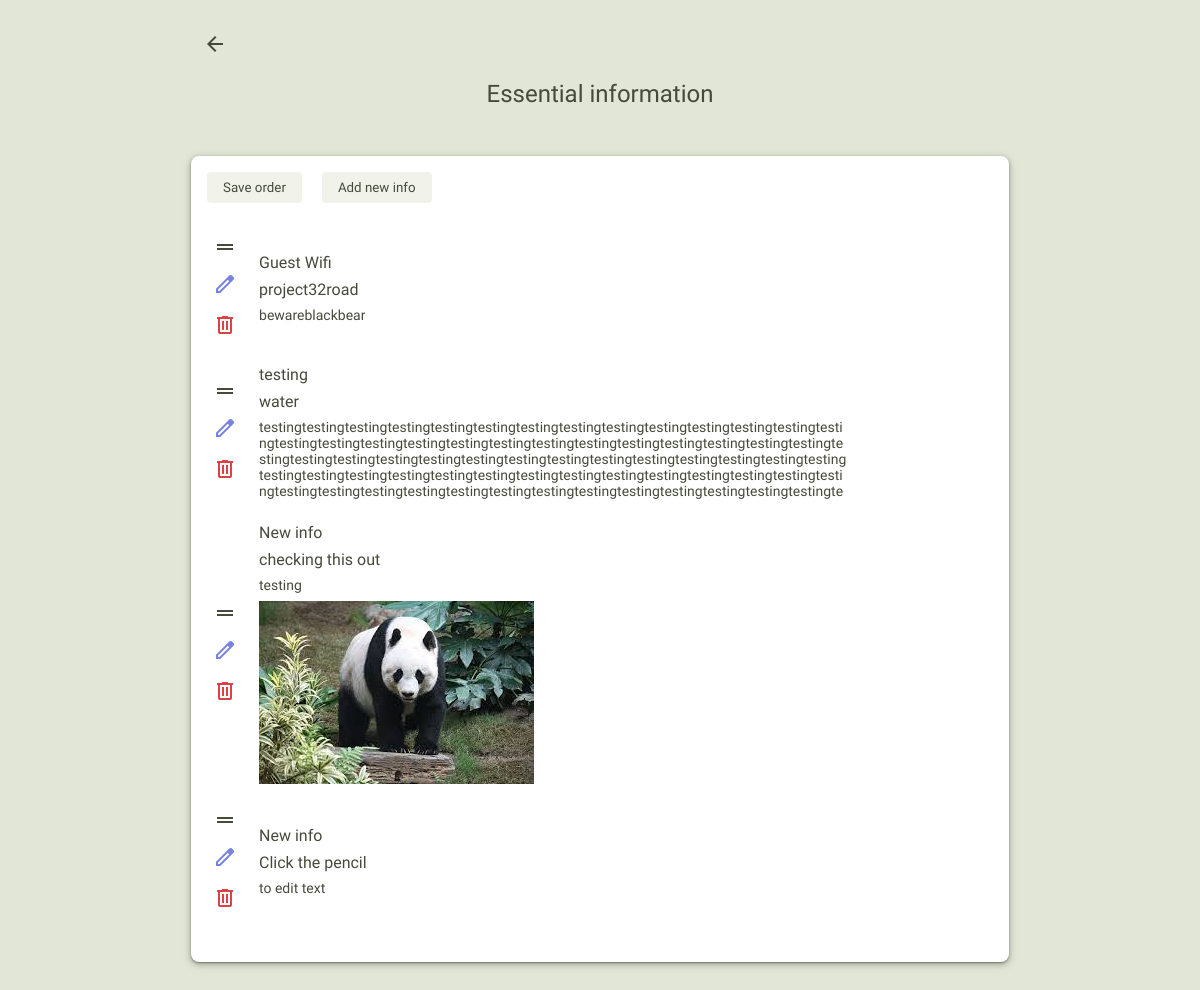
Page /information_admin on the earlier database version.
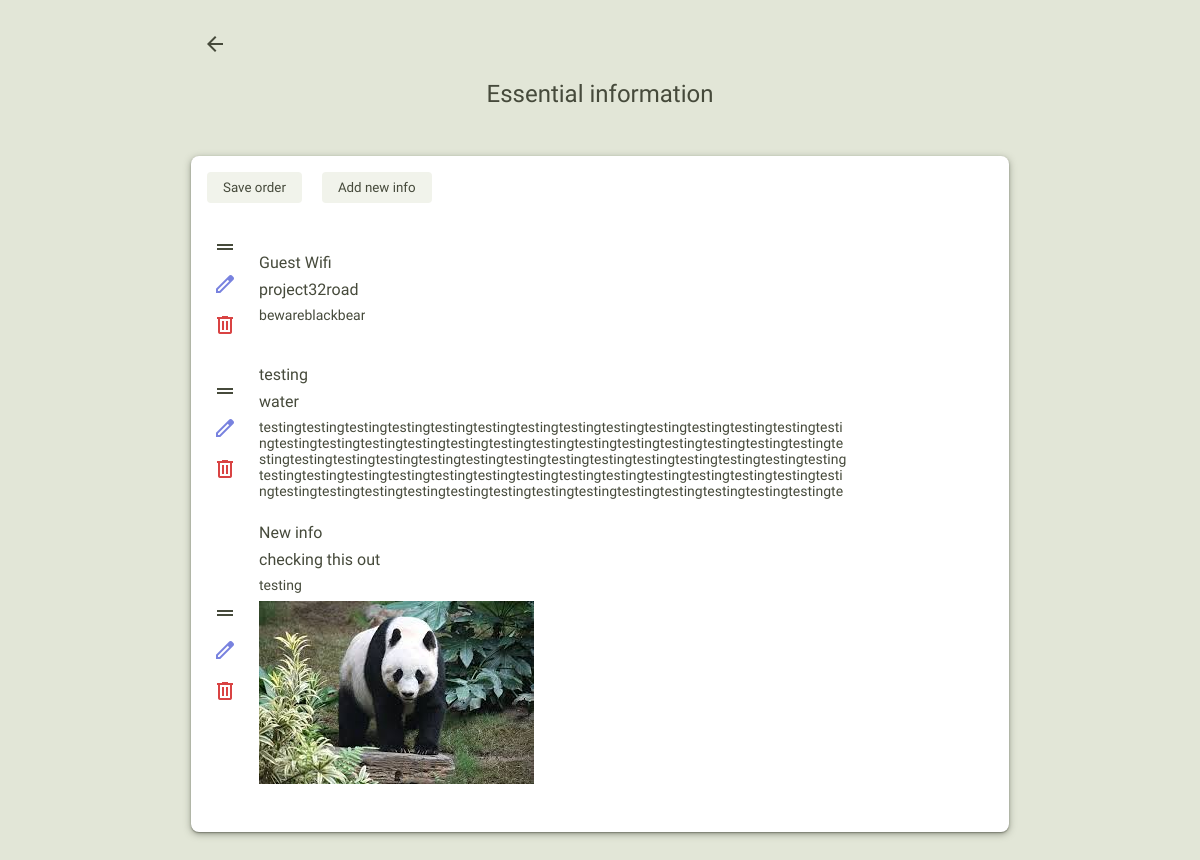
Same page on the later database version.
### app/models.py (models this page shows, shortened)
class Information(models.Model):
    id = models.BigAutoField(primary_key=True)
    title = models.CharField(max_length=300)
    text = models.CharField(max_length=300)
    subtext = models.CharField(max_length=300, blank=True)
    image = models.ImageField(upload_to='info_pics/', blank=True)
    position = models.PositiveIntegerField()
    class Meta:
        ordering = ["position"]

### app/views.py (the view)
# urls.py: path("information_admin", views.information_admin, name="information_admin"),
def information_admin(request):
    infos = Information.objects.all()
    form = InfoImageForm
    context = {
        "infos": infos,
        "form": form
    }
    return render(request, "app/information_admin.html", context)

### app/templates/app/information_admin.html (shortened to what this page needs)
{% extends 'app/layout.html' %}
{% block body %}
<div id="content-page">
    <a href="{% url 'index' %}">
        <span id="back-btn" class="material-symbols-outlined">
        </span>
    </a>
    <h3 id="content-title">Essential information</h3>
    <div id="content">
        <button data-type="info" class="save-positions btn-subtle" style="margin-right: 16px;">Save order</button>
        <button data-type="info" class="new-item-btn btn-subtle" style="margin-bottom: 32px;">Add new info</button>
        <div id="sortable" class="list-group">
            {% for info in infos %}
                <div class="list-group-item info" id="{{ info.id }}">
                    <div class="buttons">
                        <span class="drag-btn material-symbols-outlined">
                        </span>
                        <div class="edit-btn-group">
                            <button class="edit-btn" data-action="edit" style="display: block;">
                                <span class="edit-icon material-symbols-outlined">
                                </span>
                            </button>
                        </div>
                        <button class="delete-btn" data-action="delete">
                            <span class="delete-icon material-symbols-outlined">
                            </span>
                        </button>
                    </div>
                    <div class="editable">
                        <div class="editable-title">{{ info.title }}</div>
                        <div class="editable-text">{{ info.text }}</div>
                        <div class="editable-subtext">{{ info.subtext }}</div>
                        {% if info.image %}
                            <img src="{{ info.image.url }}">
                        {% endif %}
                    </div>
                </div>
            {% endfor %}
        </div>
    </div>
</div>
{% endblock %}

Differences in the rows shown:
removed Information: title "New info", text "Click the pencil", subtext "to edit text"
